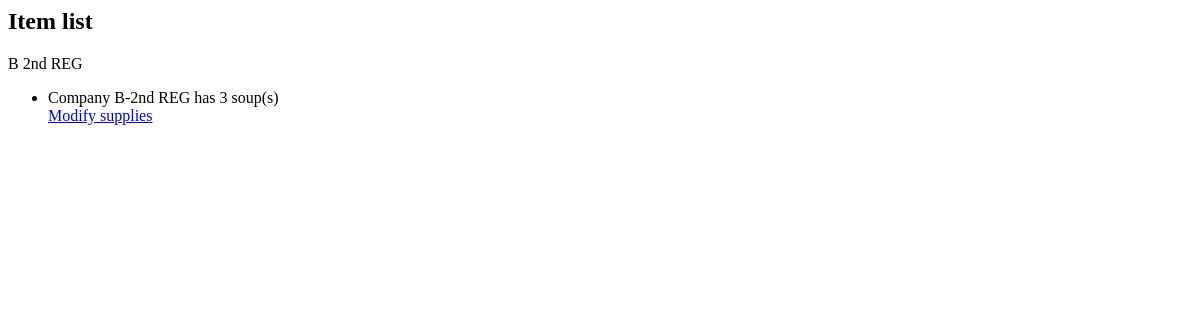
/supply/company/2/, run on an earlier commit of the app's database.
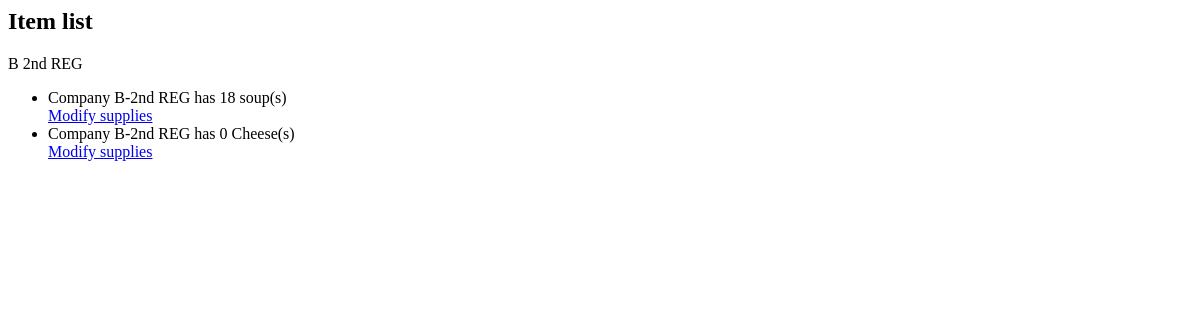
And on a later commit of the database.
### cadettracker/models.py (models this page shows)
class CompanyHasSupply(models.Model):
    Item = models.ForeignKey(Supply, on_delete=models.CASCADE) #A, B, C, etc.
    NumAvailable = models.IntegerField() #Alpha, Bravo, Charlie etc.
    CompanyLabel = models.ForeignKey(Company, on_delete=models.CASCADE) #1,2,3,4
    Location = models.ForeignKey(Location, on_delete=models.CASCADE) #Go Buffs!  Go Greeks, etc.
    def __str__(self):
        return ("Company " + str(self.CompanyLabel) + " has " + str(self.NumAvailable) + " " + str(self.Item) + "(s)")

class Company(models.Model):
    CompanyName = models.CharField(max_length=2) #A, B, C, etc.
    regiment = models.ForeignKey(Regiment, on_delete=models.CASCADE) #1,2,3,4
    LocationID = models.ForeignKey(Location, on_delete=models.CASCADE) #Buffalos, Greeks.
    def __str__(self):
        return (str(self.CompanyName) + '-' + str(self.regiment))

class Regiment(models.Model):
    RegNum = models.IntegerField()
    RegSupplyLocation = models.ForeignKey(Location, on_delete=models.CASCADE)
    def __str__(self):
        if self.RegNum == 1:
            return "1st REG"
        elif self.RegNum == 2:
            return "2nd REG"
        elif self.RegNum == 3:
            return "3rd REG"
        elif self.RegNum == 4:
            return "4th REG"

class Supply(models.Model):
    item = models.CharField(max_length=50)
    def __str__(self):
        return (str(self.item))

### cadettracker/views.py (the view)
# urls.py: path('company/<company_id>/', views.company, name='company'),
def company(request,company_id):
    Co = Company.objects.get(pk=company_id)
    template = loader.get_template('cadettracker/company.html')
    context = {
        'Co' : Co,
    }
    return HttpResponse(template.render(context,
                                        request))

### cadettracker/templates/cadettracker/company.html (shortened to what this page needs)
<h2>Item list</h2>
{{ Co.CompanyName }} {{ Co.regiment }}
{% if Co %}
<ul>
{% for item in Co.companyhassupply_set.all %}
  <li>{{ item }} </li>
<a class = "drowpdown-item" href="{% url 'cadettracker:modifysupplies' Co.pk %}">Modify supplies</a>
{% endfor %}
</ul>
{% else %}
<p>No suppliessssssss in database</p>
{% endif %}

What changed in the data, as far as the page shows it:
changed CompanyHasSupply: CompanyLabel+NumAvailable+Item "Company B-2nd REG has 3 soup(s)" → "Company B-2nd REG has 18 soup(s)"
added CompanyHasSupply: CompanyLabel+NumAvailable+Item "Company B-2nd REG has 0 Cheese(s)"
